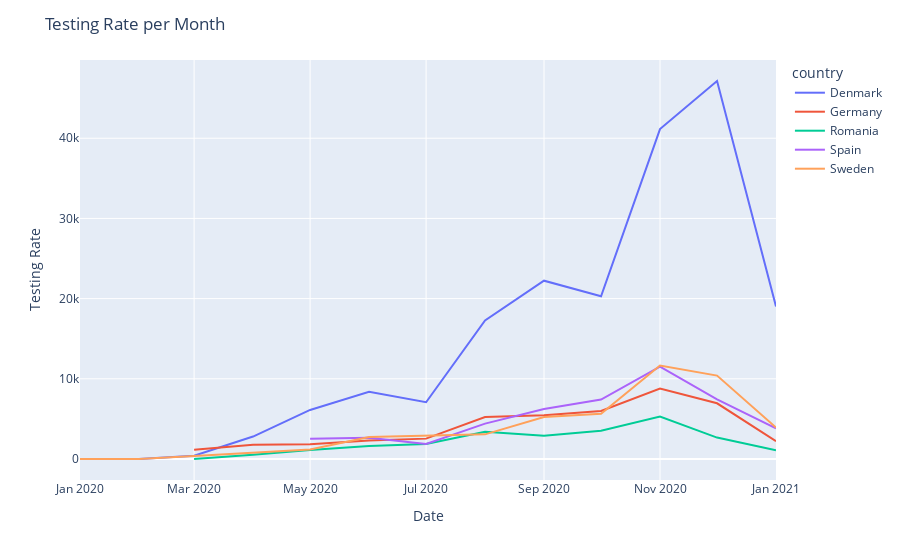

Source (notebook cell):
### Markdown cell above
## GRAPH

### Code cell
import plotly.express as px
fig = px.line(pd_data_agg, x="year_month", y="testing_rate", color="country", line_group="country", hover_name="country")

# Edit the layout
fig.update_layout(title = 'Testing Rate per Month',
                   xaxis_title = 'Date',
                   yaxis_title= 'Testing Rate')
fig.show()

### Figure 1 — Plotly figure (JSON) as saved in the notebook; plotly's stock layout.template omitted (floating-point values rounded to 4 significant figures)
{"data": [{"hovertemplate": "<b>%{hovertext}</b><br><br>country=Denmark<br>year_month=%{x}<br>testing_rate=%{y}<extra></extra>", "hovertext": ["Denmark", "Denmark", "Denmark", "Denmark", "Denmark", "Denmark", "Denmark", "Denmark", "Denmark", "Denmark", "Denmark", "Denmark"], "legendgroup": "Denmark", "line": {"color": "#636efa", "dash": "solid"}, "mode": "lines", "name": "Denmark", "orientation": "v", "showlegend": true, "type": "scatter", "x": ["2020-2", "2020-3", "2020-4", "2020-5", "2020-6", "2020-7", "2020-8", "2020-9", "2020-10", "2020-11", "2020-12", "2021-1"], "xaxis": "x", "y": [0.3445, 404.4, 2800.0, 6118.0, 8387.0, 7082.0, 17290.0, 22240.0, 20300.0, 41140.0, 47140.0, 19030.0], "yaxis": "y"}, {"hovertemplate": "<b>%{hovertext}</b><br><br>country=Germany<br>year_month=%{x}<br>testing_rate=%{y}<extra></extra>", "hovertext": ["Germany", "Germany", "Germany", "Germany", "Germany", "Germany", "Germany", "Germany", "Germany", "Germany", "Germany"], "legendgroup": "Germany", "line": {"color": "#EF553B", "dash": "solid"}, "mode": "lines", "name": "Germany", "orientation": "v", "showlegend": true, "type": "scatter", "x": ["2020-3", "2020-4", "2020-5", "2020-6", "2020-7", "2020-8", "2020-9", "2020-10", "2020-11", "2020-12", "2021-1"], "xaxis": "x", "y": [1159.0, 1788.0, 1827.0, 2309.0, 2541.0, 5233.0, 5468.0, 5992.0, 8785.0, 6946.0, 2225.0], "yaxis": "y"}, {"hovertemplate": "<b>%{hovertext}</b><br><br>country=Romania<br>year_month=%{x}<br>testing_rate=%{y}<extra></extra>", "hovertext": ["Romania", "Romania", "Romania", "Romania", "Romania", "Romania", "Romania", "Romania", "Romania", "Romania", "Romania"], "legendgroup": "Romania", "line": {"color": "#00cc96", "dash": "solid"}, "mode": "lines", "name": "Romania", "orientation": "v", "showlegend": true, "type": "scatter", "x": ["2020-3", "2020-4", "2020-5", "2020-6", "2020-7", "2020-8", "2020-9", "2020-10", "2020-11", "2020-12", "2021-1"], "xaxis": "x", "y": [0.07211, 516.5, 1130.0, 1630.0, 1886.0, 3408.0, 2914.0, 3518.0, 5299.0, 2668.0, 1081.0], "yaxis": "y"}, {"hovertemplate": "<b>%{hovertext}</b><br><br>country=Spain<br>year_month=%{x}<br>testing_rate=%{y}<extra></extra>", "hovertext": ["Spain", "Spain", "Spain", "Spain", "Spain", "Spain", "Spain", "Spain", "Spain"], "legendgroup": "Spain", "line": {"color": "#ab63fa", "dash": "solid"}, "mode": "lines", "name": "Spain", "orientation": "v", "showlegend": true, "type": "scatter", "x": ["2020-5", "2020-6", "2020-7", "2020-8", "2020-9", "2020-10", "2020-11", "2020-12", "2021-1"], "xaxis": "x", "y": [2527.0, 2660.0, 1868.0, 4409.0, 6226.0, 7418.0, 11510.0, 7439.0, 3825.0], "yaxis": "y"}, {"hovertemplate": "<b>%{hovertext}</b><br><br>country=Sweden<br>year_month=%{x}<br>testing_rate=%{y}<extra></extra>", "hovertext": ["Sweden", "Sweden", "Sweden", "Sweden", "Sweden", "Sweden", "Sweden", "Sweden", "Sweden", "Sweden", "Sweden", "Sweden", "Sweden"], "legendgroup": "Sweden", "line": {"color": "#FFA15A", "dash": "solid"}, "mode": "lines", "name": "Sweden", "orientation": "v", "showlegend": true, "type": "scatter", "x": ["2020-1", "2020-2", "2020-3", "2020-4", "2020-5", "2020-6", "2020-7", "2020-8", "2020-9", "2020-10", "2020-11", "2020-12", "2021-1"], "xaxis": "x", "y": [0.1075, 1.652, 358.9, 789.7, 1172.0, 2745.0, 2877.0, 3072.0, 5242.0, 5650.0, 11660.0, 10400.0, 3930.0], "yaxis": "y"}], "layout": {"legend": {"title": {"text": "country"}, "tracegroupgap": 0}, "margin": {"t": 60}, "title": {"text": "Testing Rate per Month"}, "xaxis": {"anchor": "y", "domain": [0, 1], "title": {"text": "Date"}}, "yaxis": {"anchor": "x", "domain": [0, 1], "title": {"text": "Testing Rate"}}}}
